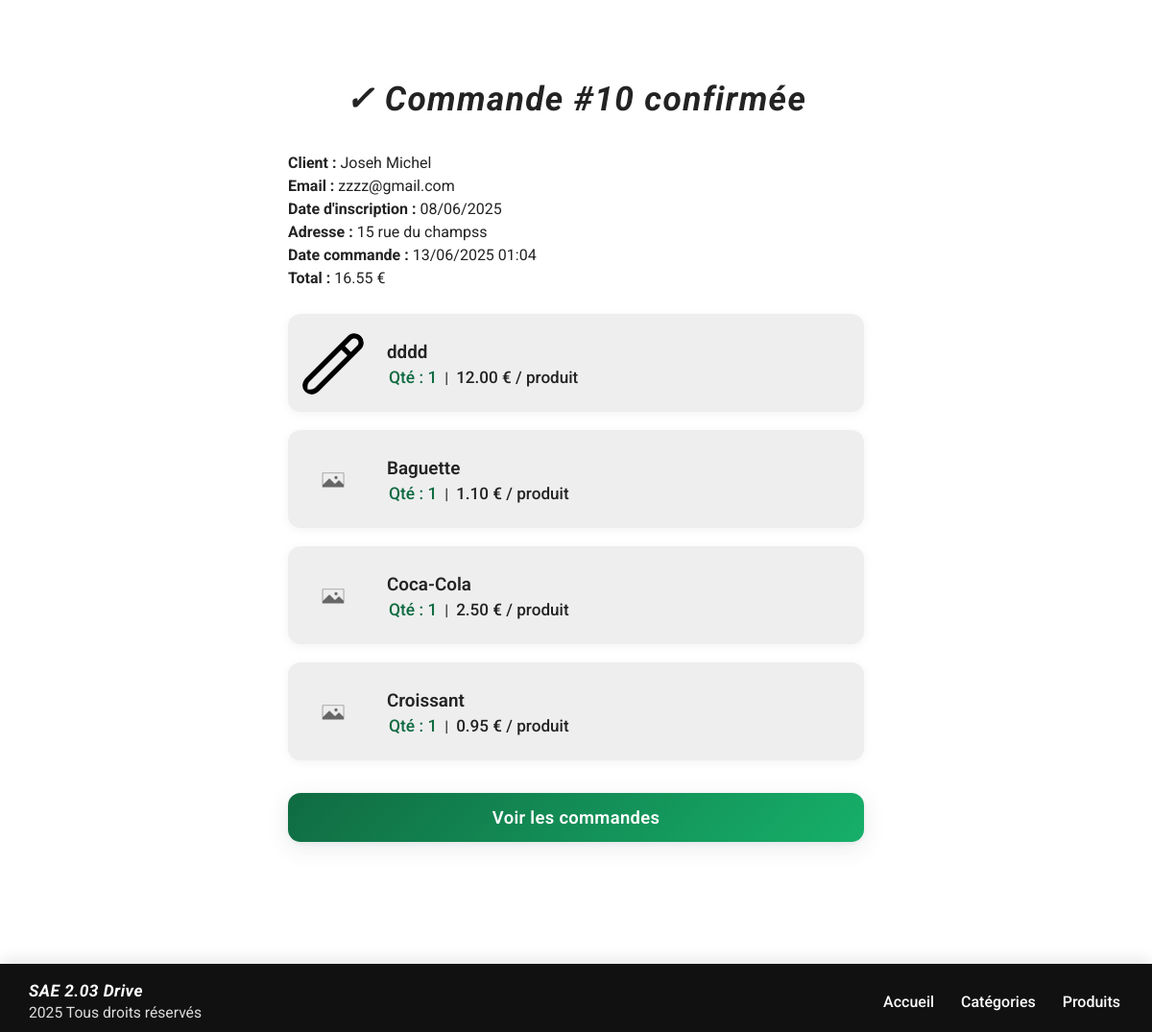
The app's page /commande/confirmation/10/ with its own data.
### app1/models.py (models this page shows, shortened)
class Commande(models.Model):
    numero_commande = models.AutoField(primary_key=True)
    client = models.ForeignKey(Client, on_delete=models.CASCADE, related_name='commandes')
    date = models.DateTimeField(auto_now_add=True)
    def cout_total(self):
        return sum([ligne.produit.prix * ligne.quantite for ligne in self.lignes.all()])

class Client(models.Model):
    numero_client = models.AutoField(primary_key=True)
    nom = models.CharField(max_length=200)
    prenom = models.CharField(max_length=200)
    email = models.EmailField(unique=True)
    date_inscription = models.DateField(auto_now_add=True)
    adresse = models.TextField()

class LigneCommande(models.Model):
    commande = models.ForeignKey(Commande, related_name='lignes', on_delete=models.CASCADE)
    produit = models.ForeignKey(Produit, on_delete=models.CASCADE)
    quantite = models.PositiveIntegerField()
    class Meta:
        unique_together = ('commande', 'produit')

class Produit(models.Model):
    nom = models.CharField(max_length=200)
    date_peremption = models.DateField()
    photo = models.ImageField(upload_to='photos_produits/', blank=True, null=True)
    marque = models.CharField(max_length=100, blank=True, null=True)
    prix = models.DecimalField(max_digits=8, decimal_places=2)
    categorie = models.ForeignKey(Categorie, on_delete=models.CASCADE, related_name='produits')

### app1/views.py (the view)
# urls.py: path("commande/confirmation/<int:pk>/", views.commande_confirmation, name="commande-confirmation"),
def commande_confirmation(request, pk):
    commande = Commande.objects.filter(pk=pk).first()
    return render(request, "app1/commande_confirmation.html", {"commande": commande})

### app1/templates/app1/commande_confirmation.html (shortened to what this page needs)
{% extends "app1/gabarit.html" %}
{% load static %}
{% block extra_head %}
  <link rel="stylesheet" href="{% static 'app1/validation.css' %}">
{% endblock %}
{% block content %}
  <div class="recap-wrapper">
    <div class="recap-title">
      &#10003; <span style="font-style: italic;">Commande <b>#{{ commande.numero_commande }}</b> confirmée</span>
    </div>
    <div class="recap-info recap-client" style="margin-bottom:28px;">
      <div><b>Client :</b> {{ commande.client.prenom }} {{ commande.client.nom }}</div>
      <div><b>Email :</b> {{ commande.client.email }}</div>
      <div><b>Date d'inscription :</b> {{ commande.client.date_inscription|date:"d/m/Y" }}</div>
      <div><b>Adresse :</b> {{ commande.client.adresse|linebreaksbr }}</div>
      <div><b>Date commande :</b> {{ commande.date|date:"d/m/Y H:i" }}</div>
      <div><b>Total :</b> {{ commande.cout_total|floatformat:2 }} €</div>
    </div>
    <ul class="recap-list" style="margin-bottom:24px;">
      {% for ligne in commande.lignes.all %}
      <li class="recap-item">
        <img class="recap-img"
             src="{% if ligne.produit.photo %}{{ ligne.produit.photo.url }}{% else %}{% static 'app1/img/default.jpg' %}{% endif %}"
             alt="{{ ligne.produit.nom }}">
        <div class="recap-info">
          <div class="recap-nom">{{ ligne.produit.nom }}</div>
          <div>
            <span class="recap-qt">Qté : {{ ligne.quantite }}</span>
            &nbsp;|&nbsp;
            <span class="recap-euro">{{ ligne.produit.prix|floatformat:2 }} € / produit</span>
          </div>
        </div>
      </li>
      {% endfor %}
    </ul>
    <a href="{% url 'commande-list' %}" class="valider-btn recap-btn">Voir les commandes</a>
  </div>
{% endblock %}

### app1/templates/app1/gabarit.html (shortened to what this page needs)
{% load static %}
<!DOCTYPE html>
<html lang="fr">
<head>
  <link rel="stylesheet" href="{% static 'app1/footer.css' %}">
  <link rel="stylesheet" href="https://cdnjs.cloudflare.com/ajax/libs/font-awesome/6.5.0/css/all.min.css">
  {% block extra_head %}{% endblock %}
</head>
<body>
  <div class="grid-wrapper">
    {% block content %}
    {% endblock %}
  </div>
  <footer class="main-footer">
    <div class="footer-content">
      <div class="footer-left">
        <span class="footer-logo">
          <i>SAE 2.03 Drive</i>
        </span>
        <span class="footer-legal">2025 Tous droits réservés</span>
      </div>
      <div class="footer-links">
        <a href="{% url 'index' %}">Accueil</a>
        <a href="{% url 'categorie-manage' %}">Catégories</a>
        <a href="{% url 'produit-manage' %}">Produits</a>
      </div>
    </div>
  </footer>
</body>
</html>

### app1/static/app1/footer.css (style rules this page uses)
html, body { height: 100%; min-height: 100vh; margin: 0; padding: 0; font-family: 'Roboto', Arial, sans-serif; box-sizing: border-box; }
body { display: flex; flex-direction: column; min-height: 100vh; }
.grid-wrapper { flex: 1 0 auto; }
.main-footer { flex-shrink: 0; }
.main-footer { width: 100vw; background: #111; color: #fff; font-size: 1rem; padding: 18px 0 11px 0; position: relative; box-shadow: 0 -2px 16px rgba(0,0,0,0.13); margin-top: 48px; }
.footer-content { max-width: 1200px; margin: 0 auto; padding: 0 30px; display: flex; flex-wrap: wrap; justify-content: space-between; align-items: center; }
.footer-left { display: flex; flex-direction: column; gap: 3px; }
.footer-logo { font-weight: 700; font-size: 1.08rem; letter-spacing: 0.5px; display: flex; align-items: center; gap: 7px; }
.footer-legal { font-size: 0.98em; color: #ddd; }
.footer-links { display: flex; gap: 22px; flex-wrap: wrap; }
.footer-links a { color: #fff; text-decoration: none; font-weight: 500; transition: color 0.16s, background 0.17s; display: inline-flex; align-items: center; padding: 2px 3px; border-radius: 7px; }

### app1/static/app1/validation.css (style rules this page uses)
:root { --gray-card: #eeeeee; --gray-light: #f5f5f5; --btn-radius: 13px; --shadow: 0 6px 24px rgba(52,60,80,0.10), 0 1.5px 4px rgba(88,100,120,0.09); --green-gradient: linear-gradient(135deg, #106b42 0%, #16b06a 100%); --green-gradient-hover: linear-gradient(135deg, #0e5432 0%, #149253 100%); }
body { background: #fff; font-family: 'Roboto', Arial, sans-serif; color: #232323; margin: 0; padding: 0; }
.recap-wrapper { max-width: 600px; margin: 52px auto 44px auto; padding: 30px 28px 35px 28px; background: #fff; border-radius: 15px; }
.recap-title { font-size: 2.2rem; color: #232323; font-style: italic; font-weight: bold; margin-bottom: 36px; letter-spacing: 1.4px; text-align: center; }
.recap-list { list-style: none; padding: 0; margin: 0 0 22px 0; }
.recap-item { background: var(--gray-card); border-radius: 13px; box-shadow: 0 2px 9px rgba(90,90,90,0.07); display: flex; align-items: center; gap: 24px; margin-bottom: 19px; padding: 20px 16px 18px 15px; }
.recap-img { width: 64px; height: 64px; object-fit: cover; border-radius: 10px; display: block; }
.recap-info { flex: 1 1 auto; display: flex; flex-direction: column; gap: 5px; }
.recap-nom { font-size: 1.18em; color: #232323; font-weight: 600; }
.recap-qt { font-size: 1.09em; color: #106b42; margin-left: 2px; font-weight: 500; }
.recap-euro { margin-top: 3px; color: #232323; font-weight: 500; font-size: 1.07em; }
.valider-btn { background: var(--green-gradient); color: #fff; border: none; border-radius: var(--btn-radius, 13px); font-size: 1.15rem; padding: 15px 0; width: 100%; font-family: inherit; font-weight: 600; box-shadow: var(--shadow); transition: background .14s, transform .11s; outline: none; margin-top: 10px; }
.valider-btn, .recap-btn { display: inline-block; width: 100%; text-align: center; margin-top: 10px; background: var(--green-gradient); color: #fff; border: none; border-radius: var(--btn-radius); font-size: 1.15rem; padding: 15px 0; font-family: inherit; font-weight: 600; box-shadow: var(--shadow); transition: background .14s, transform .11s; outline: none; cursor: pointer; letter-spacing: 0.018em; text-decoration: none; }

### records on screen
Commande: numero_commande "10", client.prenom "Joseh", client.nom "Michel", client.email "zzzz@gmail.com", client.date_inscription "08/06/2025", client.adresse "15 rue du champss", date "13/06/2025 01:04", cout_total "16.55"
LigneCommande: produit.photo (picture), produit.nom "dddd", quantite "1", produit.prix "12.00"
LigneCommande: produit.nom "Baguette", quantite "1", produit.prix "1.10"
LigneCommande: produit.nom "Coca-Cola", quantite "1", produit.prix "2.50"
LigneCommande: produit.nom "Croissant", quantite "1", produit.prix "0.95"
